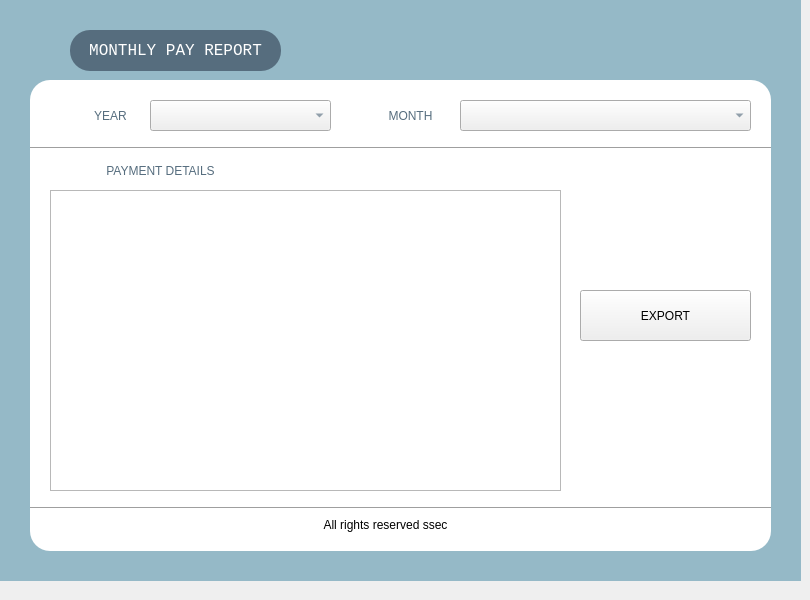
    <widget class="QWidget" name="tab_3">
     <attribute name="title">
      <string>Reports</string>
     </attribute>
     <widget class="QWidget" name="reports_widget" native="true">
      <property name="geometry">
       <rect>
        <x>0</x>
        <y>-10</y>
        <width>801</width>
        <height>591</height>
       </rect>
      </property>
      <property name="styleSheet">
       <string notr="true">QWidget#reports_widget{
	background-color: rgb(149, 185, 199);
}</string>
      </property>
      <widget class="QLabel" name="label_22">
       <property name="geometry">
        <rect>
         <x>70</x>
         <y>40</y>
         <width>211</width>
         <height>41</height>
        </rect>
       </property>
       <property name="font">
        <font>
         <family>Courier New</family>
         <pointsize>12</pointsize>
        </font>
       </property>
       <property name="styleSheet">
        <string notr="true">background-color: rgb(86, 109, 126);
color: rgb(255, 255, 255);
border-radius:20px;</string>
       </property>
       <property name="text">
        <string>MONTHLY PAY REPORT</string>
       </property>
       <property name="alignment">
        <set>Qt::AlignCenter</set>
       </property>
      </widget>
      <widget class="QWidget" name="report_generator_panel" native="true">
       <property name="geometry">
        <rect>
         <x>30</x>
         <y>90</y>
         <width>741</width>
         <height>471</height>
        </rect>
       </property>
       <property name="styleSheet">
        <string notr="true">QWidget#report_generator_panel{
background-color: rgb(255, 255, 255);
border-radius:20px;
}</string>
       </property>
       <widget class="QLabel" name="label_24">
        <property name="geometry">
         <rect>
          <x>50</x>
          <y>20</y>
          <width>61</width>
          <height>31</height>
         </rect>
        </property>
        <property name="styleSheet">
         <string notr="true">font: 75 15pt &quot;Courier&quot;;
color: rgb(86, 109, 126);</string>
        </property>
        <property name="text">
         <string>YEAR</string>
        </property>
        <property name="alignment">
         <set>Qt::AlignCenter</set>
        </property>
       </widget>
       <widget class="QComboBox" name="report_year_list">
        <property name="geometry">
         <rect>
          <x>120</x>
          <y>20</y>
          <width>181</width>
          <height>31</height>
         </rect>
        </property>
        <property name="toolTip">
         <string>&lt;html&gt;&lt;head/&gt;&lt;body&gt;&lt;p align=&quot;center&quot;&gt;&lt;span style=&quot; font-size:11pt;&quot;&gt;Select Year of Reporting&lt;/span&gt;&lt;/p&gt;&lt;p align=&quot;center&quot;&gt;&lt;span style=&quot; font-size:11pt;&quot;&gt;Default is current year&lt;/span&gt;&lt;/p&gt;&lt;/body&gt;&lt;/html&gt;</string>
        </property>
        <property name="styleSheet">
         <string notr="true">font: 75 15pt &quot;Courier&quot;;
color:rgb(86, 109, 126);</string>
        </property>
       </widget>
       <widget class="QLabel" name="report_error_label">
        <property name="geometry">
         <rect>
          <x>150</x>
          <y>429</y>
          <width>411</width>
          <height>31</height>
         </rect>
        </property>
        <property name="styleSheet">
         <string notr="true">font: 12pt &quot;Courier&quot;;</string>
        </property>
        <property name="text">
         <string>All rights reserved ssec</string>
        </property>
        <property name="alignment">
         <set>Qt::AlignCenter</set>
        </property>
       </widget>
       <widget class="QLabel" name="label_27">
        <property name="geometry">
         <rect>
          <x>340</x>
          <y>20</y>
          <width>81</width>
          <height>31</height>
         </rect>
        </property>
        <property name="styleSheet">
         <string notr="true">font: 75 15pt &quot;Courier&quot;;
color: rgb(86, 109, 126);</string>
        </property>
        <property name="text">
         <string>MONTH</string>
        </property>
        <property name="alignment">
         <set>Qt::AlignCenter</set>
        </property>
       </widget>
       <widget class="QComboBox" name="report_month_list">
        <property name="geometry">
         <rect>
          <x>430</x>
          <y>20</y>
          <width>291</width>
          <height>31</height>
         </rect>
        </property>
        <property name="toolTip">
         <string>&lt;html&gt;&lt;head/&gt;&lt;body&gt;&lt;p align=&quot;center&quot;&gt;&lt;span style=&quot; font-size:11pt;&quot;&gt;select any month &lt;/span&gt;&lt;/p&gt;&lt;/body&gt;&lt;/html&gt;</string>
        </property>
        <property name="styleSheet">
         <string notr="true">font: 75 15pt &quot;Courier&quot;;
color:rgb(86, 109, 126);</string>
        </property>
       </widget>
       <widget class="Line" name="line_6">
        <property name="geometry">
         <rect>
          <x>0</x>
          <y>60</y>
          <width>741</width>
          <height>16</height>
         </rect>
        </property>
        <property name="orientation">
         <enum>Qt::Horizontal</enum>
        </property>
       </widget>
       <widget class="Line" name="line_7">
        <property name="geometry">
         <rect>
          <x>0</x>
          <y>420</y>
          <width>741</width>
          <height>16</height>
         </rect>
        </property>
        <property name="orientation">
         <enum>Qt::Horizontal</enum>
        </property>
       </widget>
       <widget class="QTextEdit" name="report_details">
        <property name="geometry">
         <rect>
          <x>20</x>
          <y>110</y>
          <width>511</width>
          <height>301</height>
         </rect>
        </property>
        <property name="toolTip">
         <string>&lt;html&gt;&lt;head/&gt;&lt;body&gt;&lt;p align=&quot;center&quot;&gt;Report Details appear here&lt;/p&gt;&lt;/body&gt;&lt;/html&gt;</string>
        </property>
        <property name="styleSheet">
         <string notr="true">font: 12pt &quot;Courier&quot;;</string>
        </property>
       </widget>
       <widget class="QLabel" name="label_23">
        <property name="geometry">
         <rect>
          <x>20</x>
          <y>80</y>
          <width>221</width>
          <height>21</height>
         </rect>
        </property>
        <property name="styleSheet">
         <string notr="true">font: 75 15pt &quot;Courier&quot;;
color: rgb(86, 109, 126);</string>
        </property>
        <property name="text">
         <string>PAYMENT DETAILS</string>
        </property>
        <property name="alignment">
         <set>Qt::AlignCenter</set>
        </property>
       </widget>
       <widget class="QPushButton" name="generate_report_trigger">
        <property name="geometry">
         <rect>
          <x>550</x>
          <y>210</y>
          <width>171</width>
          <height>51</height>
         </rect>
        </property>
        <property name="cursor">
         <cursorShape>PointingHandCursor</cursorShape>
        </property>
        <property name="toolTip">
         <string>&lt;html&gt;&lt;head/&gt;&lt;body&gt;&lt;p align=&quot;center&quot;&gt;Generate Report&lt;/p&gt;&lt;p align=&quot;center&quot;&gt;&lt;span style=&quot; font-weight:600;&quot;&gt;Note:&lt;/span&gt; Report will be saved in a folder at the desktop&lt;/p&gt;&lt;/body&gt;&lt;/html&gt;</string>
        </property>
        <property name="styleSheet">
         <string notr="true">font:12pt &quot;Courier&quot;;
QPushButton{
background-color: #566D7E;
border-radius:25px;
color: rgb(255, 255, 255);
font:12pt &quot;Courier&quot;;
border:none;
}

QPushButton:hover{
background-color: #123456;
	font:75 15pt &quot;Courier&quot;;

}</string>
        </property>
        <property name="text">
         <string>EXPORT</string>
        </property>
        <property name="icon">
         <iconset>
          <normaloff>../assets/export_32.png</normaloff>../assets/export_32.png</iconset>
        </property>
        <property name="iconSize">
         <size>
          <width>32</width>
          <height>32</height>
         </size>
        </property>
       </widget>
      </widget>
     </widget>
    </widget>
